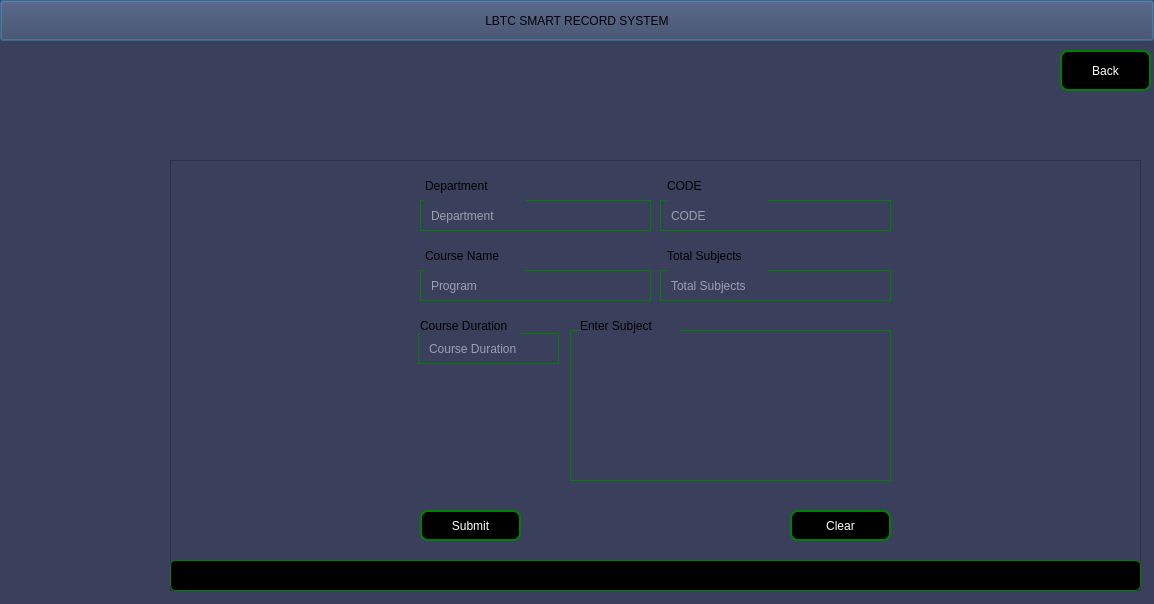
<?xml version="1.0" encoding="UTF-8"?>
<ui version="4.0">
 <class>Courses</class>
 <widget class="QDialog" name="Courses">
  <property name="geometry">
   <rect>
    <x>0</x>
    <y>0</y>
    <width>1154</width>
    <height>604</height>
   </rect>
  </property>
  <property name="windowTitle">
   <string>Dialog</string>
  </property>
  <property name="styleSheet">
   <string notr="true">background-color: #3a3f5c;</string>
  </property>
  <widget class="QPushButton" name="pushButton">
   <property name="geometry">
    <rect>
     <x>0</x>
     <y>0</y>
     <width>1154</width>
     <height>41</height>
    </rect>
   </property>
   <property name="text">
    <string>LBTC SMART RECORD SYSTEM</string>
   </property>
  </widget>
  <widget class="QPushButton" name="btn_Course_back">
   <property name="geometry">
    <rect>
     <x>1060</x>
     <y>50</y>
     <width>91</width>
     <height>41</height>
    </rect>
   </property>
   <property name="styleSheet">
    <string notr="true">    
QPushButton{
                    color: rgb(255, 255, 255);
                    border:2px solid green;
                    border-radius: 8px;
                    padding: 0 8px;
                    background-color: rgb(255, 267, 245);
                    font: 500 11pt ;
                   

}

 </string>
   </property>
   <property name="text">
    <string>Back</string>
   </property>
   <property name="icon">
    <iconset theme="QIcon::ThemeIcon::GoHome"/>
   </property>
  </widget>
  <widget class="QFrame" name="frame">
   <property name="geometry">
    <rect>
     <x>170</x>
     <y>160</y>
     <width>971</width>
     <height>431</height>
    </rect>
   </property>
   <property name="styleSheet">
    <string notr="true"/>
   </property>
   <property name="frameShape">
    <enum>QFrame::Shape::StyledPanel</enum>
   </property>
   <property name="frameShadow">
    <enum>QFrame::Shadow::Raised</enum>
   </property>
   <widget class="QLineEdit" name="lineEdit_Department">
    <property name="geometry">
     <rect>
      <x>250</x>
      <y>40</y>
      <width>231</width>
      <height>31</height>
     </rect>
    </property>
    <property name="styleSheet">
     <string notr="true">   
QLineEdit{
                    color: rgb(255, 255, 255);
                    border:1px solid green;
                    border-radius: 0px;
                    padding: 0 8px;
                    background-color: #3a3f5c;
                    
	                font: 700 9pt &quot;Segoe UI&quot;;
                   

}

 </string>
    </property>
    <property name="placeholderText">
     <string>Department</string>
    </property>
   </widget>
   <widget class="QLineEdit" name="lineEdit_code">
    <property name="geometry">
     <rect>
      <x>490</x>
      <y>40</y>
      <width>231</width>
      <height>31</height>
     </rect>
    </property>
    <property name="styleSheet">
     <string notr="true">   
QLineEdit{
                    color: rgb(255, 255, 255);
                    border:1px solid green;
                    border-radius: 0px;
                    padding: 0 8px;
                    background-color: #3a3f5c;
                    
	                font: 700 9pt &quot;Segoe UI&quot;;
                   

}

 </string>
    </property>
    <property name="placeholderText">
     <string>CODE</string>
    </property>
   </widget>
   <widget class="QLineEdit" name="lineEdit_Course_Name">
    <property name="geometry">
     <rect>
      <x>250</x>
      <y>110</y>
      <width>231</width>
      <height>31</height>
     </rect>
    </property>
    <property name="styleSheet">
     <string notr="true">   
QLineEdit{
                    color: rgb(255, 255, 255);
                    border:1px solid green;
                    border-radius: 0px;
                    padding: 0 8px;
                    background-color: #3a3f5c;
                    
	                font: 700 9pt &quot;Segoe UI&quot;;
                   

}

 </string>
    </property>
    <property name="placeholderText">
     <string>Program</string>
    </property>
   </widget>
   <widget class="QLineEdit" name="lineEdit_Total_Subjects">
    <property name="geometry">
     <rect>
      <x>490</x>
      <y>110</y>
      <width>231</width>
      <height>31</height>
     </rect>
    </property>
    <property name="styleSheet">
     <string notr="true">   
QLineEdit{
                    color: rgb(255, 255, 255);
                    border:1px solid green;
                    border-radius: 0px;
                    padding: 0 8px;
                    background-color: #3a3f5c;
                    
	                font: 700 9pt &quot;Segoe UI&quot;;
                   

}

 </string>
    </property>
    <property name="text">
     <string/>
    </property>
    <property name="placeholderText">
     <string>Total Subjects</string>
    </property>
   </widget>
   <widget class="QLineEdit" name="lineEdit_Course_Duration">
    <property name="geometry">
     <rect>
      <x>248</x>
      <y>173</y>
      <width>141</width>
      <height>31</height>
     </rect>
    </property>
    <property name="styleSheet">
     <string notr="true">   
QLineEdit{
                    color: rgb(255, 255, 255);
                    border:1px solid green;
                    border-radius: 0px;
                    padding: 0 8px;
                    background-color: #3a3f5c;
                    
	                font: 700 9pt &quot;Segoe UI&quot;;
                   

}

 </string>
    </property>
    <property name="placeholderText">
     <string>Course Duration</string>
    </property>
   </widget>
   <widget class="QPushButton" name="btn_Course_Submit">
    <property name="geometry">
     <rect>
      <x>250</x>
      <y>350</y>
      <width>101</width>
      <height>31</height>
     </rect>
    </property>
    <property name="styleSheet">
     <string notr="true">    
QPushButton{
                    color: rgb(255, 255, 255);
                    border:2px solid green;
                    border-radius: 8px;
                    padding: 0 8px;
                    background-color: rgb(255, 267, 245);
                    font: 500 11pt ;
                   

}

 </string>
    </property>
    <property name="text">
     <string>Submit</string>
    </property>
    <property name="icon">
     <iconset theme="QIcon::ThemeIcon::DocumentSend"/>
    </property>
   </widget>
   <widget class="QPushButton" name="pushButton_2">
    <property name="geometry">
     <rect>
      <x>0</x>
      <y>400</y>
      <width>971</width>
      <height>31</height>
     </rect>
    </property>
    <property name="styleSheet">
     <string notr="true">    
QPushButton{
                    color: rgb(255, 255, 255);
                    border:1px solid green;
                    border-radius: 6px;
                    padding: 0 8px;
                    background-color: rgb(255, 267, 245);
                    font: 500 11pt ;
                   

}

 </string>
    </property>
    <property name="text">
     <string/>
    </property>
   </widget>
   <widget class="QPushButton" name="btn_Reset_Course">
    <property name="geometry">
     <rect>
      <x>620</x>
      <y>350</y>
      <width>101</width>
      <height>31</height>
     </rect>
    </property>
    <property name="styleSheet">
     <string notr="true">   
QPushButton{
                    color: rgb(255, 255, 255);
                    border:2px solid green;
                    border-radius: 8px;
                    padding: 0 8px;
                    background-color: rgb(255, 267, 245);
                    font: 400 11pt ;
                   

}

 </string>
    </property>
    <property name="text">
     <string>Clear</string>
    </property>
    <property name="icon">
     <iconset theme="QIcon::ThemeIcon::ViewRestore"/>
    </property>
   </widget>
   <widget class="QLabel" name="label">
    <property name="geometry">
     <rect>
      <x>255</x>
      <y>10</y>
      <width>101</width>
      <height>31</height>
     </rect>
    </property>
    <property name="text">
     <string>Department</string>
    </property>
   </widget>
   <widget class="QLabel" name="label_2">
    <property name="geometry">
     <rect>
      <x>497</x>
      <y>10</y>
      <width>101</width>
      <height>31</height>
     </rect>
    </property>
    <property name="text">
     <string>CODE</string>
    </property>
   </widget>
   <widget class="QLabel" name="label_5">
    <property name="geometry">
     <rect>
      <x>497</x>
      <y>80</y>
      <width>100</width>
      <height>31</height>
     </rect>
    </property>
    <property name="text">
     <string>Total Subjects</string>
    </property>
   </widget>
   <widget class="QLabel" name="label_6">
    <property name="geometry">
     <rect>
      <x>255</x>
      <y>80</y>
      <width>100</width>
      <height>31</height>
     </rect>
    </property>
    <property name="text">
     <string>Course Name</string>
    </property>
   </widget>
   <widget class="QLabel" name="label_7">
    <property name="geometry">
     <rect>
      <x>250</x>
      <y>150</y>
      <width>100</width>
      <height>31</height>
     </rect>
    </property>
    <property name="text">
     <string>Course Duration</string>
    </property>
   </widget>
   <widget class="QPlainTextEdit" name="plainTextEdit_SubjectList">
    <property name="geometry">
     <rect>
      <x>400</x>
      <y>170</y>
      <width>321</width>
      <height>151</height>
     </rect>
    </property>
    <property name="styleSheet">
     <string notr="true">   
QPlainTextEdit{
                    color: rgb(255, 255, 255);
                    border:1px solid green;
                    border-radius: 0px;
                    padding: 0 8px;
                    background-color: #3a3f5c;
                    
	                font: 700 9pt &quot;Segoe UI&quot;;
                   

}

 </string>
    </property>
   </widget>
   <widget class="QLabel" name="label_8">
    <property name="geometry">
     <rect>
      <x>410</x>
      <y>150</y>
      <width>100</width>
      <height>31</height>
     </rect>
    </property>
    <property name="text">
     <string>Enter Subject</string>
    </property>
   </widget>
   <zorder>btn_Course_Submit</zorder>
   <zorder>lineEdit_Department</zorder>
   <zorder>lineEdit_code</zorder>
   <zorder>lineEdit_Course_Name</zorder>
   <zorder>lineEdit_Total_Subjects</zorder>
   <zorder>lineEdit_Course_Duration</zorder>
   <zorder>pushButton_2</zorder>
   <zorder>btn_Reset_Course</zorder>
   <zorder>label</zorder>
   <zorder>label_2</zorder>
   <zorder>label_5</zorder>
   <zorder>label_6</zorder>
   <zorder>label_7</zorder>
   <zorder>plainTextEdit_SubjectList</zorder>
   <zorder>label_8</zorder>
  </widget>
 </widget>
 <resources/>
 <connections/>
</ui>
